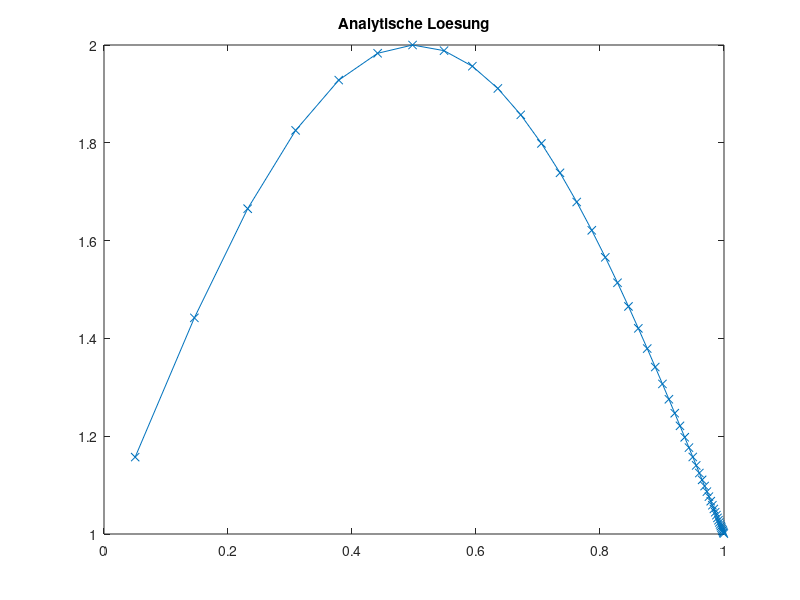
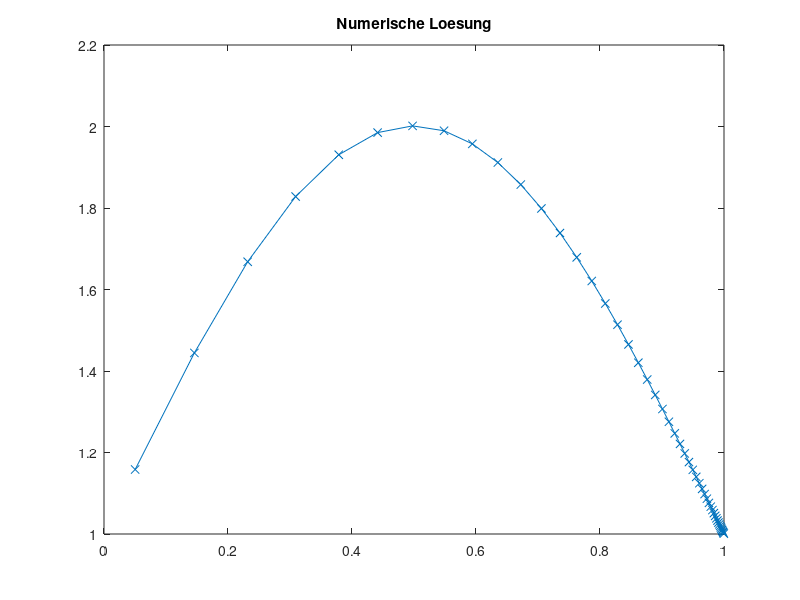
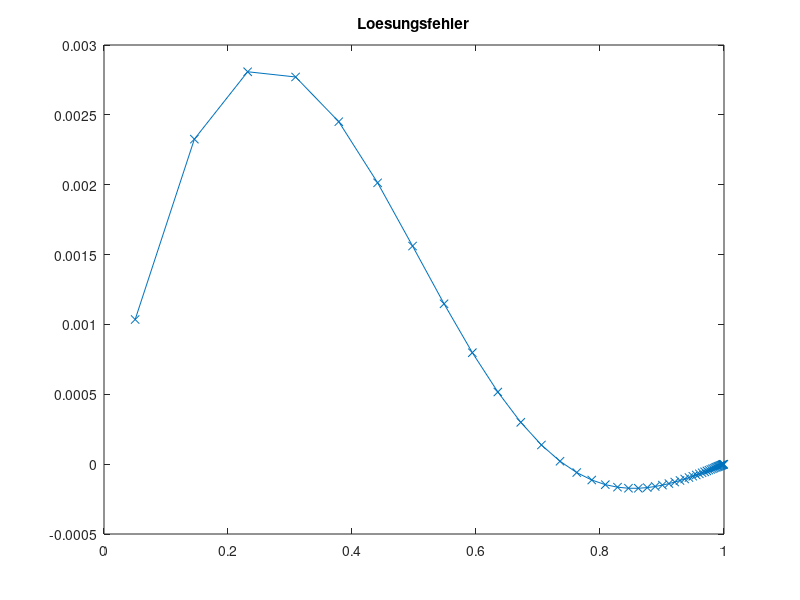
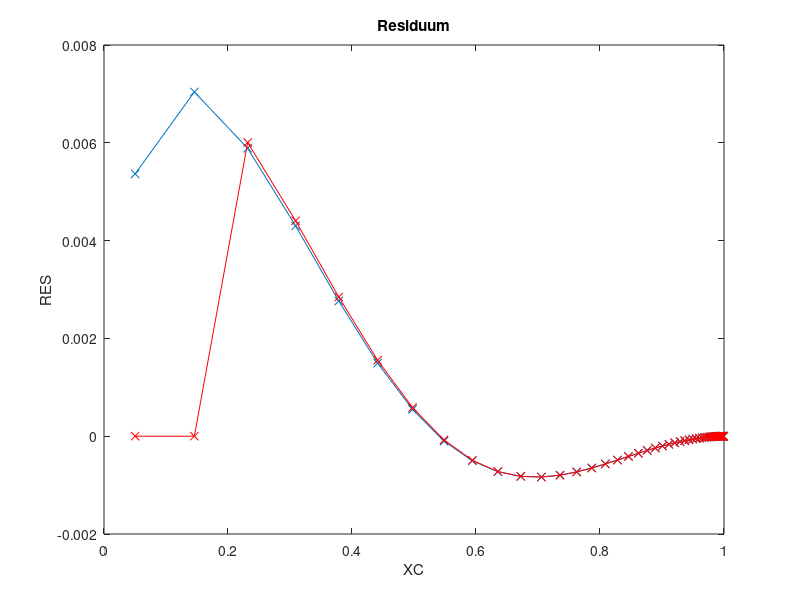

Here is the MATLAB script that generated these plots, in order:
clc
clear all
close all

SOL=@(x) sin(pi*x)+1;
MSOL=@(x) pi*cos(pi*x)-pi^2*sin(pi*x);

%SOL=@(x) cos(pi*x)-1;
%MSOL=@(x) -pi*sin(pi*x)-pi^2*cos(pi*x);

DIF=1.0;
KONV=1.0;
ALPHA=0.9;
XMIN=0.0;
XMAX=1.0;

N=50; % KV's

X = zeros(1,N+1);
for I=1:N+1
  X(I) = XMIN + (ALPHA^(I-1)-1)/(ALPHA^N-1)*(XMAX-XMIN);
end
XC = (X(1:N)+X(2:N+1))/2;
XCR = [XMIN, XC, XMAX];

%%% ANALYTISCHE LÖSUNG
TA = zeros(1, N);
for I=1:N
  TA(I)=SOL(XC(I));
end

figure(1)
plot(XC, TA, 'x-');
title('Analytische Loesung')

%%% FVM Lösung

% Randbedingungen
RBE = SOL(XMAX);
RBW = SOL(XMIN);

% Koeffizienten speichern
AP = zeros(1, N);
AE = zeros(1, N);
AW = zeros(1, N);

for I=1:N
  DX = X(I+1)-X(I);

  DXE = XCR(I+2)-XCR(I+1);
  DXW = XCR(I+1)-XCR(I);

  AE(I) = DIF/DXE;
  AW(I) = DIF/DXW;

  AP(I) = -AE(I)-AW(I);

  DCDSE = (X(I+1)-XCR(I+1))/DXE;
  DCDSW = (XCR(I+1)-X(I))/DXW;

  AEK(I) = KONV * DCDSE;
  AWK(I) = -KONV * DCDSW;

  APK(I) = KONV * ((1-DCDSE)-(1-DCDSW));
  AK(I) = KONV;
end

% Gesamtgleichungssystem aufstellen
A = zeros(N);
b = zeros(N,1);

for I=1:N
  b(I) = MSOL(XC(I))*(X(I+1)-X(I));

  % Hauptdiagonale
  A(I,I) = AP(I) + APK(I);

  % Westliche Nebendiagonale
  if mod(I,N)==1
    b(I) = b(I) - AW(I)*RBW + AK(I)*RBW;
  else
    A(I, I-1) = AW(I) + AWK(I);
  end

  % Östliche Nebendiagonale
  if mod(I,N)==0
    b(I) = b(I) - AE(I)*RBE - AK(I)*RBE;
  else
    A(I, I+1) = AE(I) + AEK(I);
  end
end

T=A\b;

figure(2)
plot(XC, T, 'x-');
title('Numerische Loesung')

%%% Lösungsfehler berechnen
SERR=0.0;
ERR=zeros(1, N);
for I=1:N
    ERR(I)=T(I)-TA(I);
    SERR=SERR+ERR(I)^2;
end
SERR=sqrt(SERR/(N));

figure(3)
plot(XC, ERR, 'x-');
title('Loesungsfehler')

fprintf('Summierter Fehler %16.10e N=%g\n', SERR, N);


%%% ORDNUNG  BESTIMMEN
ERR5=2.4182329465e-02;
ERR10=5.9638142082e-03;
ERR20=1.4859620816e-03;
ERR40=3.7118037236e-04;
op=log((ERR5)/(ERR10))/log(2);
fprintf('Ordnung des Verfahrens %16.10e \n',op  );
op=log((ERR10)/(ERR20))/log(2);
fprintf('Ordnung des Verfahrens %16.10e \n',op  );
op=log((ERR20)/(ERR40))/log(2);
fprintf('Ordnung des Verfahrens %16.10e \n',op  );


%%% RESIDUUM BERECHNEN
t=zeros(N, 1);
for I=1:N
    t(I)=SOL(XC(I));
end

RES=A*t-b;

figure(4)
plot(XC,RES,'x-');

xlabel('XC')
ylabel('RES')
title('Residuum')

%%% Truncation Error berechnen

% b ohne Randwerte
TERR=zeros(1, N);
for I=1:N
  b(I) = MSOL(XC(I));
end

for I=3:N-2
  % benötigte Werte zwischenspeichern
  XEE=XCR(I+3);
  XE=XCR(I+2);
  XP=XCR(I+1);
  XW=XCR(I);
  XWW=XCR(I-1);
  Xe=X(I+1);
  Xee=X(I+2);
  Xw=X(I);
  Xww=X(I-1);

  DX = Xe-Xw;

  fE=b(I+1);
  fP=b(I);
  fW=b(I-1);

  TEE=T(I+2);
  TE=T(I+1);
  TP=T(I);
  TW=T(I-1);
  TWW=T(I-2);

  % Source term
  TERRS = (fE-fW)/(2*(XE-XW))*((Xe-XP)^2-(Xw-XP)^2)...
      + 1/(6*DX)*((fE-fP)/(XE-XP)-(fP-fW)/(XP-XW))*((Xe-XP)^3-(Xw-XP)^3);

  % Diffusion Term east
  TERRE = 1/(2*(XE-XP))*((TEE-TP)/(XEE-XP)-(TE-TW)/(XE-XW))...
      * (((XP-Xe)^2-(XE-Xe)^2)/(XE-XP))...
      + (1/(Xee-Xe)*((TEE-TE)/(XEE-XE)-(TE-TP)/(XE-XP)) - 1/(Xe-Xw)*((TE-TP)/(XE-XP)-(TP-TW)/(XP-XW)))...
      * 1/(6*(XE-XP))*(((XP-Xe)^3-(XE-Xe)^3)/(XE-XP));

  TERRW = 1/(2*(XP-XW))*((TE-TW)/(XE-XW)-(TP-TWW)/(XP-XWW))...
      * (((XW-Xw)^2-(XP-Xw)^2)/(XP-XW))...
      + (1/(Xe-Xw)*((TE-TP)/(XE-XP)-(TP-TW)/(XP-XW)) - 1/(Xw-Xww)*((TP-TW)/(XP-XW)-(TW-TWW)/(XW-XWW)))...
      * 1/(6*(XP-XW))*(((XW-Xw)^3-(XP-Xw)^3)/(XP-XW));

  TERRKE = 1/(2*(Xe-Xw))*((TE-TP)/(XE-XP) - (TP-TW)/(XP-XW))*(Xe-XE)*(Xe-XP)...
      + 1/6*(Xe-XP)/DX*((Xe-XP)^2-(XE-XP)^2)...
      * (1/(XE-XP)*((TEE-TP)/(XEE-XP)-(TE-TW)/(XE-XW)) - 1/(XP-XW)*((TE-TW)/(XE-XW) - (TP-TWW)/(XP-XWW)));

  TERRKW = 1/(2*(Xe-Xw))*((TE-TP)/(XE-XP) - (TP-TW)/(XP-XW))*(Xw-XW)*(Xw-XP)...
      + 1/6*(Xw-XP)/DX*((Xw-XP)^2-(XW-XP)^2)...
      * (1/(XE-XP)*((TEE-TP)/(XEE-XP)-(TE-TW)/(XE-XW)) - 1/(XP-XW)*((TE-TW)/(XE-XW) - (TP-TWW)/(XP-XWW)));

  % einzelne Fehler addieren
  TERR(I) = (TERRS-TERRE+TERRW-TERRKE+TERRKW);
end



hold on;
plot(XC, TERR, 'rx-');

RESTE = RES-TERR';

figure(5)
plot(XC(3:N-2), RESTE(3:N-2), 'x-')
xlabel('XC')
ylabel('RES-TE')
